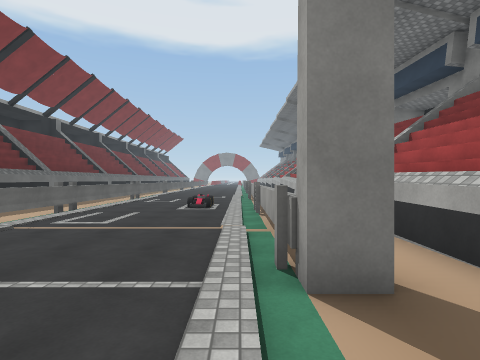
view 1 (above)

18 first-person views from a walk through a 3-D level made in the Unity game engine. The camera is 1.5 m above the floor, looks level and sees 80° across. The floor is counted in squares, 2 m on a side. Each view is taken from the middle of a square. On the plan, view 1 faces up. The plan holds only what a view shows up to about 10 squares ahead; the rest is blank. The place goes on beyond the plan. Some surface patterns are stand-ins.

view 2
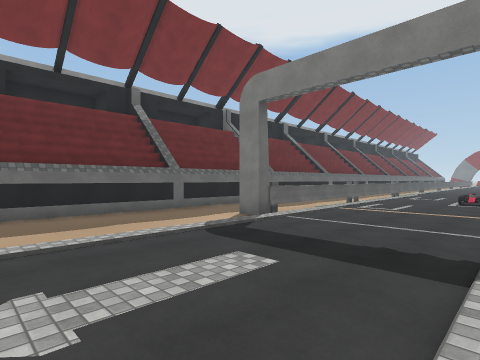

view 3
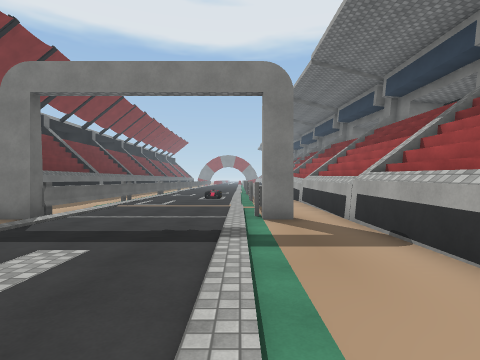

view 4
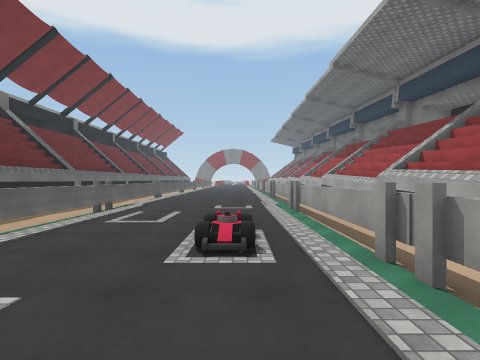

view 5
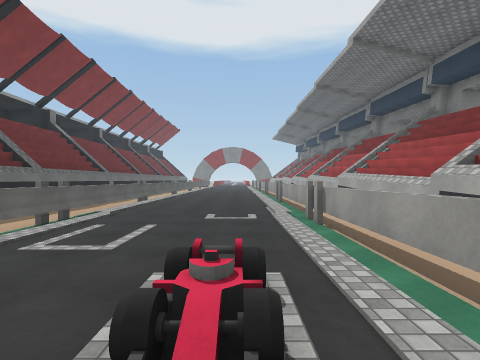

view 6
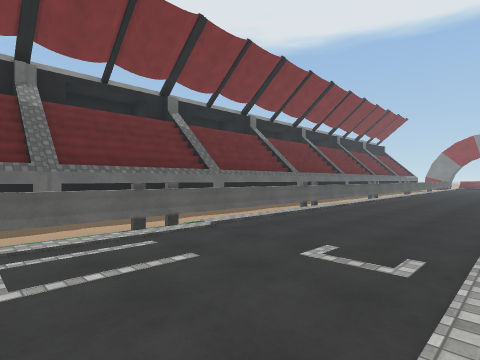

view 7
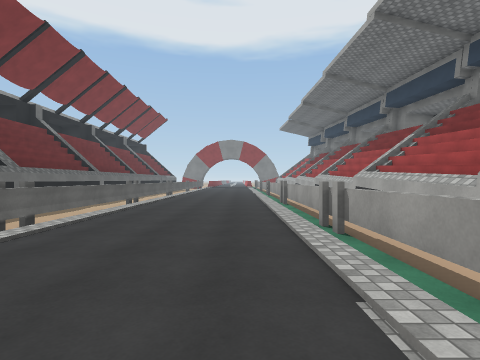

view 8
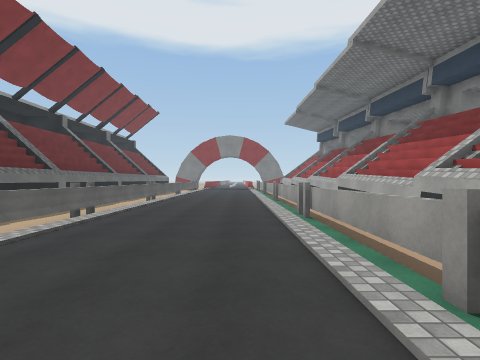

view 9
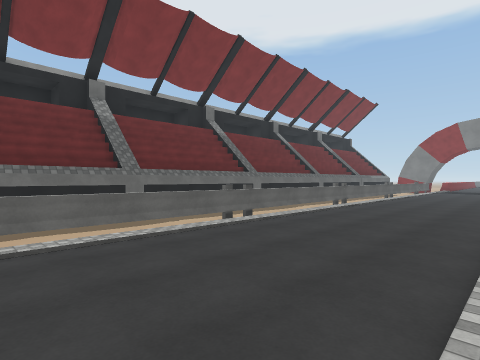

view 10
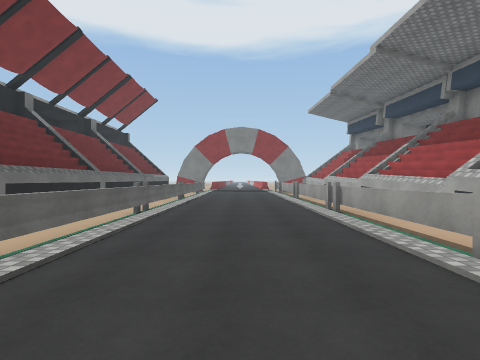

view 11
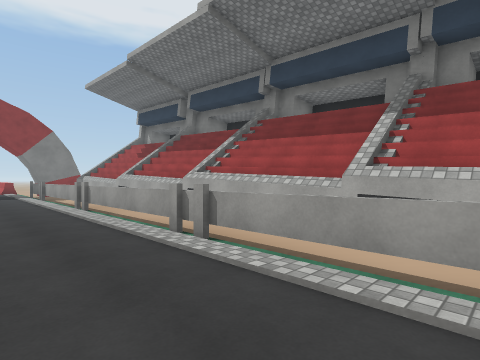

view 12
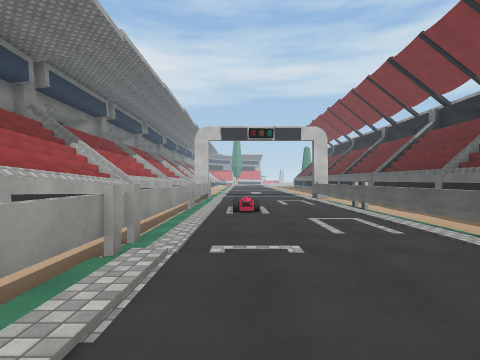

view 13
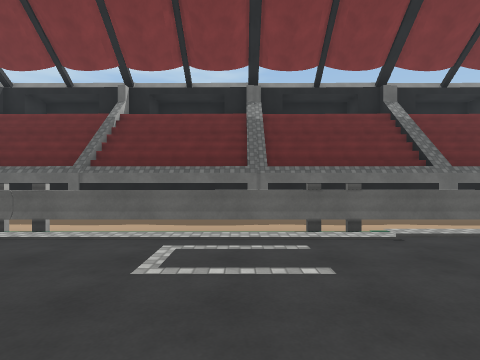

view 14
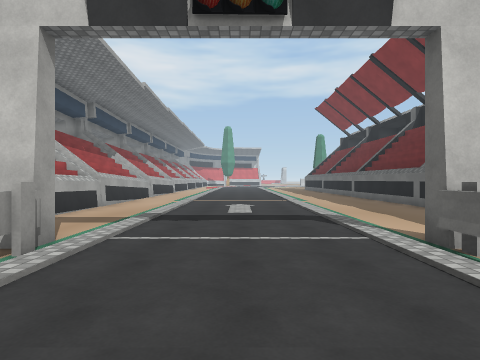

view 15
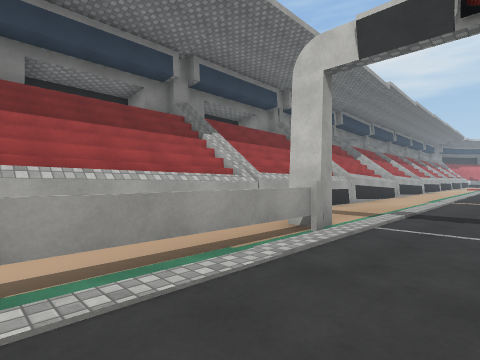

view 16
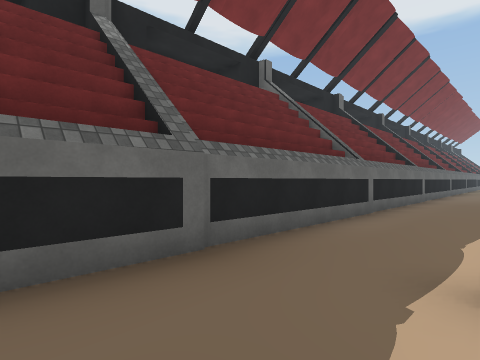

view 17
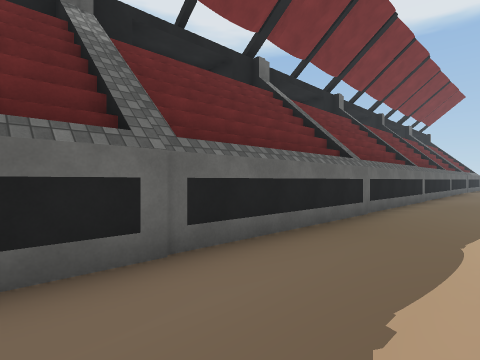

view 18
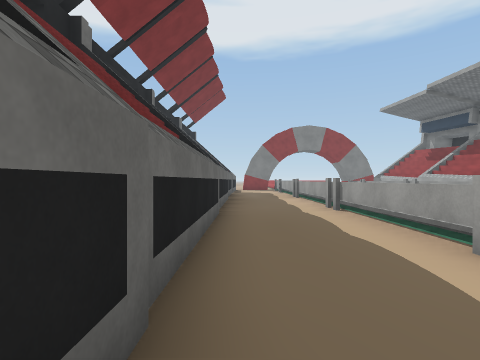

### Floor plan
Key: @ floor where view 1 was taken; # wall or solid block; . main floor; : floor 0.25 m higher than the main floor; / step, stairs or slope; = window, fence, low wall or low ledge; T thing the floor can be seen under or through; O other object.
Columns run from 8 left of view 1 to 3 right of it. Each row starts with its distance up from view 1.
 29 #...=:::/=.#
 28 #..#=:::/=.#
 27 #..#=:::/=.#
 26 #...=:::/=.#
 25 #...=:::/=.#
 24 #...:::://.#
 23 #..T=::://.#
 22 #..T=::://.#
 21 #...:::://.#
 20 #...=:::/=.#
 19 #...=:::/=.#
 18 #..T=:::/=.#
 17 #..T=:::/=.#
 16 #...:::://.#
 15 #...=:::/=.#
 14 # ..=:::/=.#
 13 # .T=:::/=.#
 12 #..T=:::/=.#
 11 #...=:::/=.#
 10 #...=:::/=.#
  9 #...:::=//.#
  8 #..T=::O/=.#
  7 #..T=:::/=.#
  6 #...:::://.#
  5 #...=:::/=.#
  4 #...=:::/=.#
  3 #..T=:::=#.#
  2 #..TT::://.#
  1 #.../:::/..#
  0 #.../:::@..#
 -1 #.../:::/..#
 -2 #.../:::/..#
 -3 #.../:::/..#
 -4 #.../:::/..#

Positions as (right, up) in squares from view 1, and headings:
1: (0, 0), facing up
2: (0, -3), facing up-left
3: (0, -4), facing up
4: (-1, 5), facing up
5: (-1, 7), facing up
6: (0, 10), facing up-left
7: (-1, 13), facing up
8: (-1, 16), facing up
9: (0, 18), facing up-left
10: (-2, 20), facing up
11: (-2, 24), facing up-right
12: (-1, 16), facing down
13: (0, 11), facing left
14: (-2, 6), facing down
15: (-2, 7), facing down-right
16: (-5, 0), facing up-left
17: (-5, 15), facing up-left
18: (-7, 20), facing up
